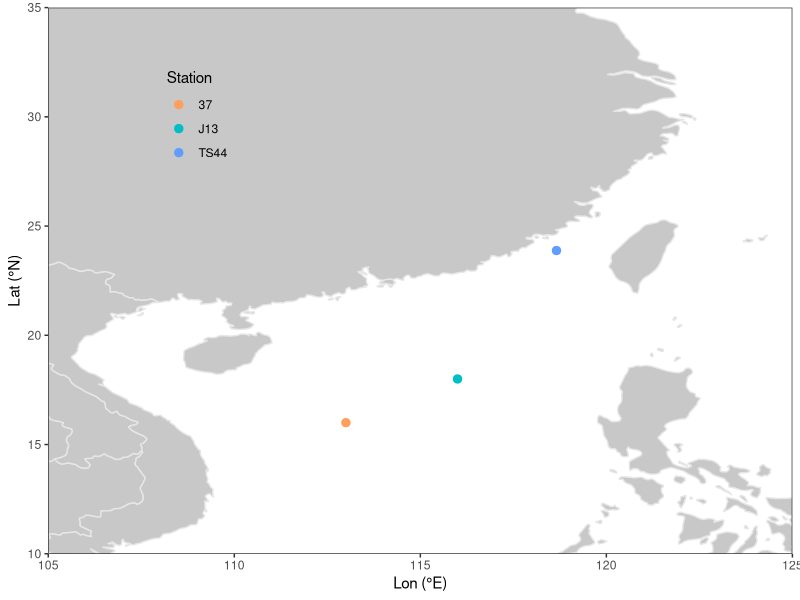
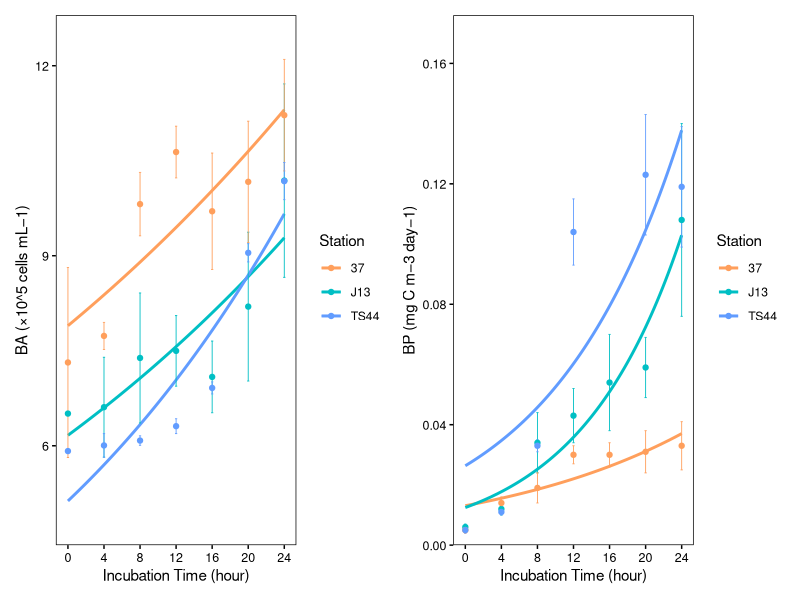

Generate these figures, in order, with R:
#### Time-series observations of bacterial abundance and bacterial production during bottle incubations at three selected stations

library(reshape2)
library(ggplot2)
library(patchwork)


# Locations of the three stations with high-frequency sampling (Fig. E2a)
dat <- read.csv('../data/high-frequency_sampling.csv')

map <- map_data('world')
map <- subset(map, long > 95 & long < 135)
map <- subset(map, lat > 0 & lat < 45)

p <- ggplot() +
geom_point(data = dat[!duplicated(dat$Lon), ], aes(x = Lon, y = Lat, color = Station), size = 2.5) +
scale_color_manual(values = c('#ff9f5c', '#00bfc4', '#619cff')) +
geom_polygon(data = map, aes(x = long, y = lat, group = group), color = '#e6e6e6', fill = '#c8c8c8') +
theme_bw() +
theme(panel.grid = element_blank(), 
	legend.position = c(0.2, 0.8), 
	legend.background = element_blank(), 
	legend.key = element_blank()) +
coord_cartesian(xlim = c(105, 125),  ylim = c(10, 35)) +
scale_x_continuous(breaks = seq(105, 125, 5), expand = c(0, 0)) +
scale_y_continuous(breaks = seq(10, 35, 5), expand = c(0, 0)) +
labs(x = 'Lon (°E)', y = 'Lat (°N)')

p


# Temporal variations in BA and BP during the 24-hour incubation (Fig. E2b,c)
BA <- ggplot(dat, aes(Time, BA_mean, color = Station, group = Station)) +
stat_smooth(method = 'nls', formula = y~a*exp(r*x), method.args = list(start = list(a = 0.5, r = 0.2)), se = FALSE) +
geom_errorbar(aes(ymin = BA_mean-BA_sd, ymax = BA_mean+BA_sd), size = 0.3, width = 0.25) +
geom_point() +
scale_color_manual(values = c('#ff9f5c', '#00bfc4', '#619cff')) +
theme(panel.grid = element_blank(), 
	panel.background = element_rect(color = 'black', fill = 'white'), 
	axis.ticks = element_line(color = 'black', size = 0.5), 
	axis.text.y = element_text(color = 'black', size = 9), 
	axis.text.x = element_text(color = 'black', size = 9),
	legend.key = element_blank()) +
scale_x_continuous(breaks = unique(dat$Time)) +
scale_y_continuous(breaks = seq(0, 12, 3), expand = expansion(mult = c(0.1, 0.1))) +
labs(x = 'Incubation Time (hour)', y = 'BA (×10^5 cells mL−1)')

BP <- ggplot(dat, aes(Time, BP_mean, color = Station, group = Station)) +
stat_smooth(method = 'nls', formula = y~a*exp(r*x), method.args = list(start = list(a = 0.5, r = 0.2)), se = FALSE) +
geom_errorbar(aes(ymin = BP_mean-BP_sd, ymax = BP_mean+BP_sd), size = 0.3, width = 0.25) +
geom_point() +
scale_color_manual(values = c('#ff9f5c', '#00bfc4', '#619cff')) +
theme(panel.grid = element_blank(), 
	panel.background = element_rect(color = 'black', fill = 'white'), 
	axis.ticks = element_line(color = 'black', size = 0.5), 
	axis.text.y = element_text(color = 'black', size = 9), 
	axis.text.x = element_text(color = 'black', size = 9),
	legend.key = element_blank()) +
scale_x_continuous(breaks = unique(dat$Time)) +
scale_y_continuous(limits = c(0, 0.16), breaks = seq(0, 0.16, 0.04), expand = expansion(mult = c(0, 0.1))) +
labs(x = 'Incubation Time (hour)', y = 'BP (mg C m−3 day−1)')

BA + BP


# Obtain the fitting equation, R2, and p-value for the exponential regression
R2 <- function(mod, y) {
	fit <- fitted(mod)
	SSre <- sum((y-fit)^2)
	SStot <- sum((y-mean(y))^2)
	R2 <- round(1 - SSre/SStot, 3)
	R2
}

P <- function(dat, y, R2, mod) {
	set.seed(123)
	p_num <- 1
	dat_rand <- dat
	for (i in 1:999) {
		dat_rand[[y]] <- sample(dat_rand[[y]])
		SSre_rand <- sum((dat_rand[[y]]-fitted(mod))^2)
		SStot_rand <- sum((dat_rand[[y]]-mean(dat_rand[[y]]))^2)
		R2_rand <- 1 - SSre_rand/SStot_rand
		if (R2_rand > R2) p_num <- p_num + 1
	}
	p_value <- p_num / (999+1)  # Estimate the p-value using 999 permutations
	p_value
}

dat1 <- subset(dat, Station == '37')
mod <- nls(BA_mean~a*exp(r*Time), data = dat1, start = list(a = 0.5, r = 0.2))
mod
R2(mod, dat1$BA_mean)
P(dat1, 'BA_mean', R2(mod, dat1$BA_mean), mod)
#fit (station: 37; BA): Y = 7.895e^0.015, R2 = 0.736, P = 0.008

dat1 <- subset(dat, Station == 'J13')
mod <- nls(BA_mean~a*exp(r*Time), data = dat1, start = list(a = 0.5, r = 0.2))
mod
R2(mod, dat1$BA_mean)
P(dat1, 'BA_mean', R2(mod, dat1$BA_mean), mod)
#fit (station: J13; BA): Y = 6.165e^0.017, R2 = 0.760, P = 0.007

dat1 <- subset(dat, Station == 'TS44')
mod <- nls(BA_mean~a*exp(r*Time), data = dat1, start = list(a = 0.5, r = 0.2))
mod
R2(mod, dat1$BA_mean)
P(dat1, 'BA_mean', R2(mod, dat1$BA_mean), mod)
#fit (station: TS44; BA): Y = 5.128e^0.026, R2 = 0.855, P = 0.001

dat1 <- subset(dat, Station == '37')
mod <- nls(BP_mean~a*exp(r*Time), data = dat1, start = list(a = 0.5, r = 0.2))
mod
R2(mod, dat1$BP_mean)
P(dat1, 'BP_mean', R2(mod, dat1$BP_mean), mod)
#fit (station: 37; BP): Y = 0.013e^0.043, R2 = 0.762, P = 0.001

dat1 <- subset(dat, Station == 'J13')
mod <- nls(BP_mean~a*exp(r*Time), data = dat1, start = list(a = 0.5, r = 0.2))
mod
R2(mod, dat1$BP_mean)
P(dat1, 'BP_mean', R2(mod, dat1$BP_mean), mod)
#fit (station: J13; BP): Y = 0.012e^0.088, R2 = 0.940, P = 0.001

dat <- dat[-which(dat$Station == 'TS44' & dat$Time == 16), ]
dat1 <- subset(dat, Station == 'TS44')
mod <- nls(BP_mean~a*exp(r*Time), data = dat1, start = list(a = 0.5, r = 0.2))
mod
R2(mod, dat1$BP_mean)
P(dat1, 'BP_mean', R2(mod, dat1$BP_mean), mod)
#fit (station: TS44; BP): Y = 0.026e^0.069, R2 = 0.753, P = 0.003

